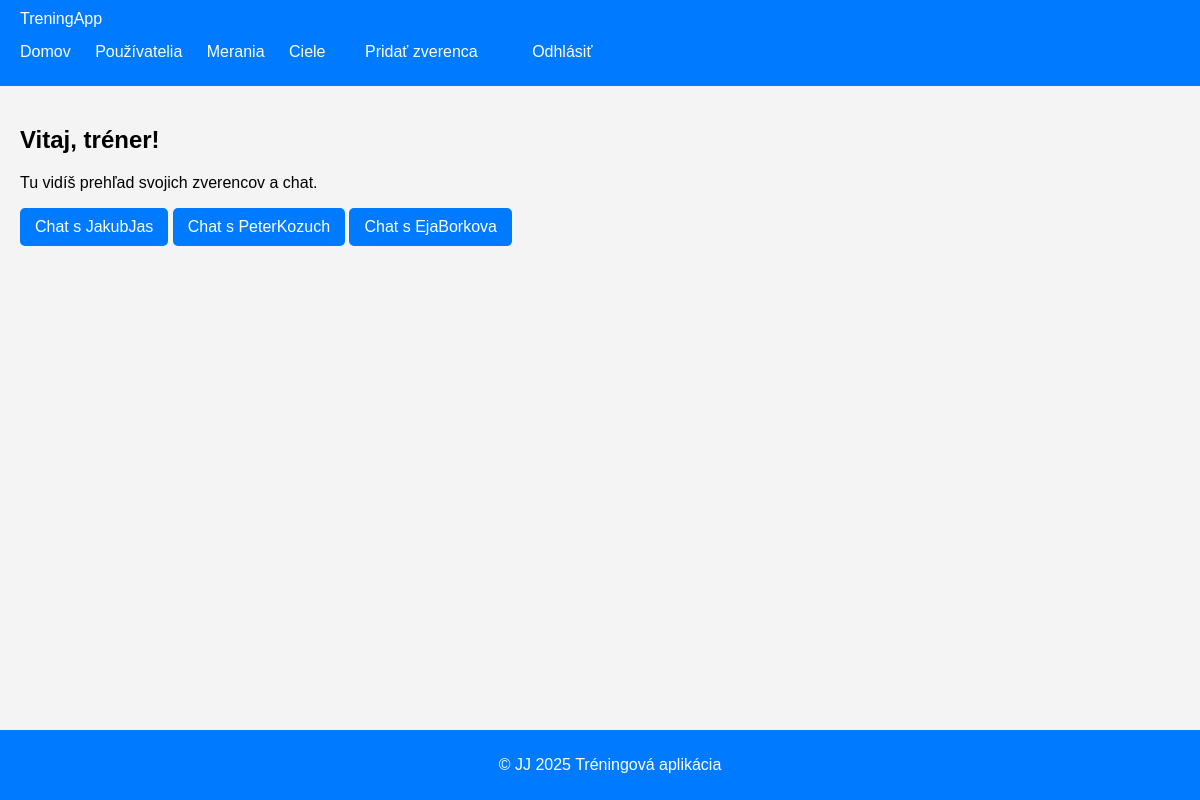
The app's page / (signed in) with its own data.
### core/models.py (models this page shows, shortened)
class CustomUser(AbstractUser):
    ROLE_CHOICES = (
        ('trainer', 'Trainer'),
        ('trainee', 'Trainee'),
    )
    role = models.CharField(max_length=10, choices=ROLE_CHOICES, default='trainee')
    head_trainer = models.ForeignKey(
        'self',
        on_delete=models.SET_NULL,
        null=True,
        blank=True,
        related_name='trainees'
    )
    helpers = models.ManyToManyField(
        'self',
        blank=True,
        symmetrical=False,
        related_name='main_trainer'
    )

### core/views.py (the view)
# urls.py: path('', views.home_view, name='home'),
@login_required
def home_view(request):
    user = request.user
    if user.is_superuser:
        return redirect(reverse('admin:index'))
    elif user.role == 'trainer':
        trainees = user.trainees.all()
        helpers = user.helpers.all()
        return render(request, 'core/home_trainer.html', {
            'trainees': trainees,
            'helpers': helpers,
        })
    elif user.role == 'trainee':
        return render(request, 'core/home_trainee.html', {'user': user})
    return render(request, 'core/home.html', {'user': user})

### core/templates/core/home_trainer.html (shortened to what this page needs)
{% extends 'base.html' %}
{% block content %}
<h2>Vitaj, tréner!</h2>
<p>Tu vidíš prehľad svojich zverencov a chat.</p>
{% for trainee in trainees %}
    <a href="{% url 'chat' trainee.id %}" class="btn-blue">Chat s {{ trainee.username }}</a>
{% endfor %}
{% endblock %}

### core/static/core/style.css (style rules this page uses)
body { font-family: Arial, sans-serif; margin: 0; padding: 0; background: #f4f4f4; }
.btn-blue { background-color: #007BFF; color: white; border: none; padding: 10px 15px; border-radius: 5px; cursor: pointer; text-decoration: none; display: inline-block; transition: background-color 0.3s ease; }

### records on screen
CustomUser: username "JakubJas"
CustomUser: username "PeterKozuch"
CustomUser: username "EjaBorkova"
